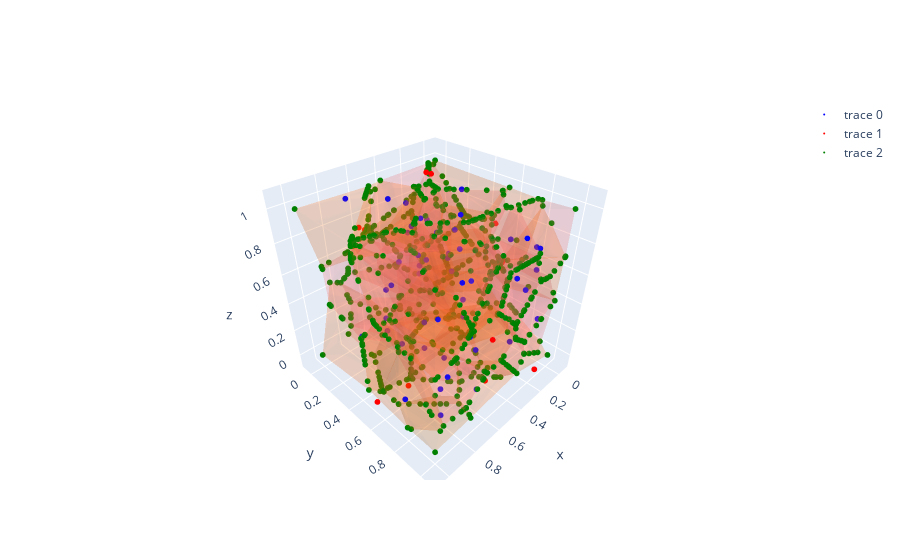

Source (notebook cell):
### Code cell
fig = go.Figure()

# Plot original points
fig.add_trace(go.Scatter3d(x=points[:, 0], y=points[:, 1], z=points[:, 2],
                           mode='markers', marker=dict(size=2, color='blue')))

fig.add_trace(go.Scatter3d(x=vor_extended.vertices[:, 0], y=vor_extended.vertices[:, 1], z=vor_extended.vertices[:, 2],
                           mode='markers', marker=dict(size=2, color='red')))

fig.add_trace(go.Scatter3d(x=np.vstack(vertices_regions_inside)[:, 0], y=np.vstack(vertices_regions_inside)[:, 1], z=np.vstack(vertices_regions_inside)[:, 2],
                           mode='markers', marker=dict(size=2, color='green')))


i=0
for region in vertices_regions_inside:
    i+=1
    region = np.array(region) 
    try:
        hull = ConvexHull(region)
        region = np.vstack([region, region[0]])  # Ensure the polygon is closed
        simplices = hull.simplices
        fig.add_trace(go.Mesh3d(
            x=region[:, 0], y=region[:, 1], z=region[:, 2],
            i=simplices[:, 0], j=simplices[:, 1], k=simplices[:, 2],
            color=f'rgba({i*100}, 100, {i%2 * 100}, 0.3)', opacity=0.4, showscale=False
        ))
    except:
        continue

# Layout settings
fig.update_layout(scene=dict(
    xaxis=dict(nticks=10, range=[-.1, 1.1]),
    yaxis=dict(nticks=10, range=[-.1, 1.1]),
    zaxis=dict(nticks=10, range=[-.1, 1.1]),
    aspectratio=dict(x=1, y=1, z=1)
))

pio.show(fig)
